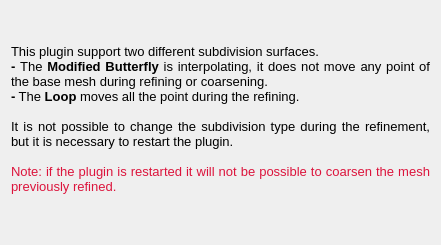
<ui version="4.0" >
 <class>subDialog</class>
 <widget class="QDialog" name="subDialog" >
  <property name="geometry" >
   <rect>
    <x>0</x>
    <y>0</y>
    <width>441</width>
    <height>245</height>
   </rect>
  </property>
  <property name="windowTitle" >
   <string>Type of subdivison surface</string>
  </property>
  <layout class="QGridLayout" >
   <item row="0" column="0" >
    <widget class="QLabel" name="label" >
     <property name="layoutDirection" >
      <enum>Qt::LeftToRight</enum>
     </property>
     <property name="text" >
      <string>&lt;html>&lt;head>&lt;meta name="qrichtext" content="1" />&lt;style type="text/css">
p, li { white-space: pre-wrap; }
&lt;/style>&lt;/head>&lt;body style=" font-family:'Sans Serif'; font-size:10pt; font-weight:400; font-style:normal;">
&lt;p style=" margin-top:0px; margin-bottom:0px; margin-left:0px; margin-right:0px; -qt-block-indent:0; text-indent:0px;">This plugin support two different subdivision surfaces.&lt;/p>
&lt;p style=" margin-top:0px; margin-bottom:0px; margin-left:0px; margin-right:0px; -qt-block-indent:0; text-indent:0px;">&lt;span style=" font-weight:600;">- &lt;/span>The&lt;span style=" font-weight:600;"> Modified Butterfly&lt;/span> is interpolating, it does not move any point of the base mesh during refining or coarsening.&lt;/p>
&lt;p style=" margin-top:0px; margin-bottom:0px; margin-left:0px; margin-right:0px; -qt-block-indent:0; text-indent:0px;">&lt;span style=" font-weight:600;">-&lt;/span> The &lt;span style=" font-weight:600;">Loop &lt;/span>moves all the point during the refining.&lt;/p>
&lt;p style="-qt-paragraph-type:empty; margin-top:0px; margin-bottom:0px; margin-left:0px; margin-right:0px; -qt-block-indent:0; text-indent:0px;">&lt;/p>
&lt;p style=" margin-top:0px; margin-bottom:0px; margin-left:0px; margin-right:0px; -qt-block-indent:0; text-indent:0px;">It is not possible to change the subdivision type during the refinement, but it is necessary to restart the plugin. &lt;/p>
&lt;p style="-qt-paragraph-type:empty; margin-top:0px; margin-bottom:0px; margin-left:0px; margin-right:0px; -qt-block-indent:0; text-indent:0px;">&lt;/p>
&lt;p style=" margin-top:0px; margin-bottom:0px; margin-left:0px; margin-right:0px; -qt-block-indent:0; text-indent:0px;">&lt;span style=" color:#dc143c;">Note: if the plugin is restarted it will not be possible to coarsen the mesh previously refined.&lt;/span>&lt;/p>&lt;/body>&lt;/html></string>
     </property>
     <property name="alignment" >
      <set>Qt::AlignJustify|Qt::AlignVCenter</set>
     </property>
     <property name="wordWrap" >
      <bool>true</bool>
     </property>
    </widget>
   </item>
   <item row="1" column="0" >
    <widget class="QDialogButtonBox" name="buttonBox" >
     <property name="orientation" >
      <enum>Qt::Horizontal</enum>
     </property>
     <property name="standardButtons" >
      <set>QDialogButtonBox::NoButton</set>
     </property>
     <property name="centerButtons" >
      <bool>true</bool>
     </property>
    </widget>
   </item>
  </layout>
 </widget>
 <resources/>
 <connections>
  <connection>
   <sender>buttonBox</sender>
   <signal>accepted()</signal>
   <receiver>subDialog</receiver>
   <slot>accept()</slot>
   <hints>
    <hint type="sourcelabel" >
     <x>248</x>
     <y>254</y>
    </hint>
    <hint type="destinationlabel" >
     <x>157</x>
     <y>274</y>
    </hint>
   </hints>
  </connection>
  <connection>
   <sender>buttonBox</sender>
   <signal>rejected()</signal>
   <receiver>subDialog</receiver>
   <slot>reject()</slot>
   <hints>
    <hint type="sourcelabel" >
     <x>316</x>
     <y>260</y>
    </hint>
    <hint type="destinationlabel" >
     <x>286</x>
     <y>274</y>
    </hint>
   </hints>
  </connection>
 </connections>
</ui>
